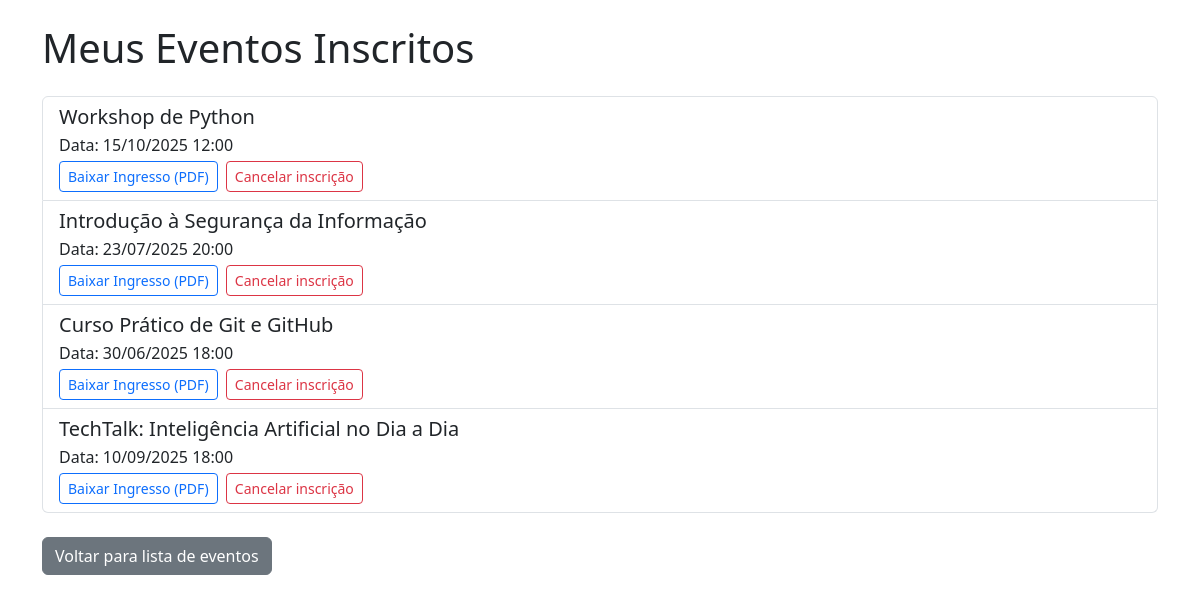
/meus-eventos/ (signed in), run on the app's committed database.
### eventos/models.py (models this page shows, shortened)
class Inscricao(models.Model):
    evento = models.ForeignKey(Evento, on_delete=models.CASCADE, related_name='inscricoes')
    participante = models.ForeignKey(User, on_delete=models.CASCADE)
    data_inscricao = models.DateTimeField(auto_now_add=True)

class Evento(models.Model):
    titulo = models.CharField(max_length=100)
    descricao = models.TextField()
    data = models.DateTimeField()
    local = models.CharField(max_length=100)
    vagas = models.PositiveIntegerField()
    criado_por = models.ForeignKey(User, on_delete=models.CASCADE)

### eventos/views.py (the view)
# urls.py: path('meus-eventos/', views.meus_eventos, name='meus_eventos'),
def meus_eventos(request):
    inscricoes = Inscricao.objects.filter(participante=request.user).select_related('evento')
    return render(request, 'eventos/meus_eventos.html', {'inscricoes': inscricoes})

### eventos/templates/eventos/meus_eventos.html (shortened to what this page needs)
<!DOCTYPE html>
<html>
<head>
    <link href="https://cdn.jsdelivr.net/npm/bootstrap@5.3.0/dist/css/bootstrap.min.css" rel="stylesheet">
</head>
<body class="container mt-4">
    <h1 class="mb-4">Meus Eventos Inscritos</h1>
    {% if inscricoes %}
        <div class="list-group">
            {% for inscricao in inscricoes %}
                <div class="list-group-item">
                    <h5 class="mb-1">{{ inscricao.evento.titulo }}</h5>
                    <p class="mb-1">Data: {{ inscricao.evento.data|date:"d/m/Y H:i" }}</p>
                    <div class="d-flex gap-2">
                        <a href="{% url 'gerar_ingresso' inscricao.evento.id %}" class="btn btn-outline-primary btn-sm">
                            Baixar Ingresso (PDF)
                        </a>
                        <a href="{% url 'cancelar_inscricao' inscricao.evento.id %}" class="btn btn-outline-danger btn-sm">
                            Cancelar inscrição
                        </a>
                    </div>
                </div>
            {% endfor %}
        </div>
    {% else %}
        <div class="alert alert-info mt-4">
            Você não está inscrito em nenhum evento.
        </div>
    {% endif %}
    <a href="{% url 'lista_eventos' %}" class="btn btn-secondary mt-4">Voltar para lista de eventos</a>
</body>
</html>

### data on the page
Inscricao: evento.titulo "Workshop de Python", evento.data "15/10/2025 12:00"
Inscricao: evento.titulo "Introdução à Segurança da Informação", evento.data "23/07/2025 20:00"
Inscricao: evento.titulo "Curso Prático de Git e GitHub", evento.data "30/06/2025 18:00"
Inscricao: evento.titulo "TechTalk: Inteligência Artificial no Dia a Dia", evento.data "10/09/2025 18:00"
